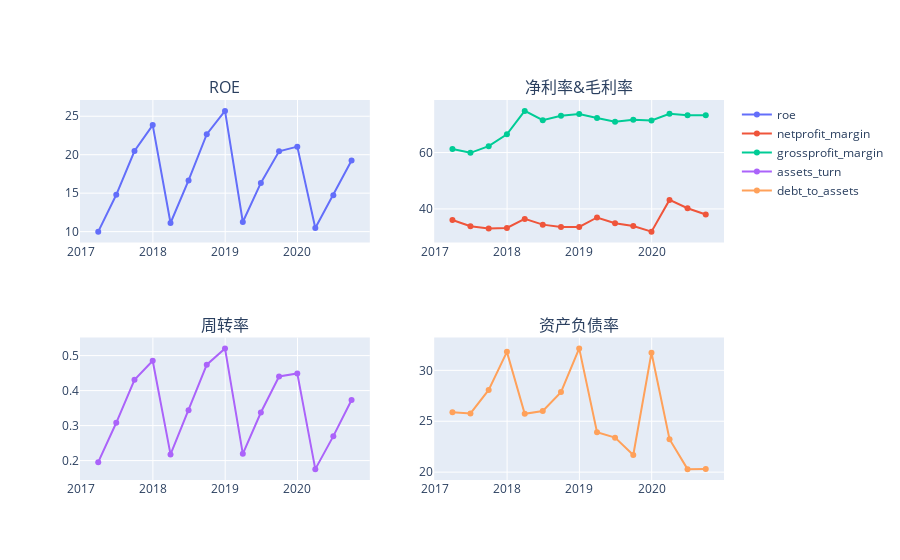

The code cell stored with this chart in its notebook:
### Code cell
fig = make_subplots(2,2,
                   subplot_titles=['ROE','净利率&毛利率','周转率','资产负债率'])
fig.append_trace(go.Scatter(x=data_df.index, y=data_df.roe,name='roe'),1,1)

fig.append_trace(go.Scatter(x=data_df.index, y=data_df.netprofit_margin,name='netprofit_margin'),1,2)
fig.append_trace(go.Scatter(x=data_df.index, y=data_df.grossprofit_margin,name='grossprofit_margin', yaxis='y2'),1,2)

fig.append_trace(go.Scatter(x=data_df.index, y=data_df.assets_turn,name='assets_turn'),2,1)

fig.append_trace(go.Scatter(x=data_df.index, y=data_df.debt_to_assets,name='debt_to_assets'),2,2)
fig.show()

### Figure 1 — Plotly figure (JSON) as saved in the notebook; plotly's stock layout.template omitted (floating-point values rounded to 4 significant figures)
{"data": [{"name": "roe", "type": "scatter", "x": ["2017-03-31", "2017-06-30", "2017-09-30", "2017-12-31", "2018-03-31", "2018-06-30", "2018-09-30", "2018-12-31", "2019-03-31", "2019-06-30", "2019-09-30", "2019-12-31", "2020-03-31", "2020-06-30", "2020-09-30"], "xaxis": "x", "y": [10.0, 14.79, 20.47, 23.85, 11.12, 16.66, 22.66, 25.7, 11.25, 16.33, 20.44, 21.05, 10.46, 14.75, 19.24], "yaxis": "y"}, {"name": "netprofit_margin", "type": "scatter", "x": ["2017-03-31", "2017-06-30", "2017-09-30", "2017-12-31", "2018-03-31", "2018-06-30", "2018-09-30", "2018-12-31", "2019-03-31", "2019-06-30", "2019-09-30", "2019-12-31", "2020-03-31", "2020-06-30", "2020-09-30"], "xaxis": "x2", "y": [36.08, 33.82, 33.02, 33.23, 36.44, 34.42, 33.58, 33.59, 36.96, 34.91, 33.9, 31.94, 43.2, 40.23, 38.01], "yaxis": "y2"}, {"name": "grossprofit_margin", "type": "scatter", "x": ["2017-03-31", "2017-06-30", "2017-09-30", "2017-12-31", "2018-03-31", "2018-06-30", "2018-09-30", "2018-12-31", "2019-03-31", "2019-06-30", "2019-09-30", "2019-12-31", "2020-03-31", "2020-06-30", "2020-09-30"], "xaxis": "x2", "y": [61.23, 59.9, 62.25, 66.46, 74.79, 71.5, 73.03, 73.7, 72.29, 70.95, 71.67, 71.35, 73.74, 73.22, 73.2], "yaxis": "y2"}, {"name": "assets_turn", "type": "scatter", "x": ["2017-03-31", "2017-06-30", "2017-09-30", "2017-12-31", "2018-03-31", "2018-06-30", "2018-09-30", "2018-12-31", "2019-03-31", "2019-06-30", "2019-09-30", "2019-12-31", "2020-03-31", "2020-06-30", "2020-09-30"], "xaxis": "x3", "y": [0.1955, 0.308, 0.4308, 0.4854, 0.2177, 0.3439, 0.4741, 0.5206, 0.2194, 0.3373, 0.4402, 0.449, 0.1756, 0.2698, 0.3732], "yaxis": "y3"}, {"name": "debt_to_assets", "type": "scatter", "x": ["2017-03-31", "2017-06-30", "2017-09-30", "2017-12-31", "2018-03-31", "2018-06-30", "2018-09-30", "2018-12-31", "2019-03-31", "2019-06-30", "2019-09-30", "2019-12-31", "2020-03-31", "2020-06-30", "2020-09-30"], "xaxis": "x4", "y": [25.87, 25.76, 28.08, 31.82, 25.73, 26.01, 27.87, 32.16, 23.91, 23.39, 21.68, 31.73, 23.24, 20.3, 20.32], "yaxis": "y4"}], "layout": {"annotations": [{"font": {"size": 16}, "showarrow": false, "text": "ROE", "x": 0.225, "xanchor": "center", "xref": "paper", "y": 1, "yanchor": "bottom", "yref": "paper"}, {"font": {"size": 16}, "showarrow": false, "text": "净利率&毛利率", "x": 0.775, "xanchor": "center", "xref": "paper", "y": 1, "yanchor": "bottom", "yref": "paper"}, {"font": {"size": 16}, "showarrow": false, "text": "周转率", "x": 0.225, "xanchor": "center", "xref": "paper", "y": 0.375, "yanchor": "bottom", "yref": "paper"}, {"font": {"size": 16}, "showarrow": false, "text": "资产负债率", "x": 0.775, "xanchor": "center", "xref": "paper", "y": 0.375, "yanchor": "bottom", "yref": "paper"}], "xaxis": {"anchor": "y", "domain": [0, 0.45]}, "xaxis2": {"anchor": "y2", "domain": [0.55, 1]}, "xaxis3": {"anchor": "y3", "domain": [0, 0.45]}, "xaxis4": {"anchor": "y4", "domain": [0.55, 1]}, "yaxis": {"anchor": "x", "domain": [0.625, 1]}, "yaxis2": {"anchor": "x2", "domain": [0.625, 1]}, "yaxis3": {"anchor": "x3", "domain": [0, 0.375]}, "yaxis4": {"anchor": "x4", "domain": [0, 0.375]}}}
